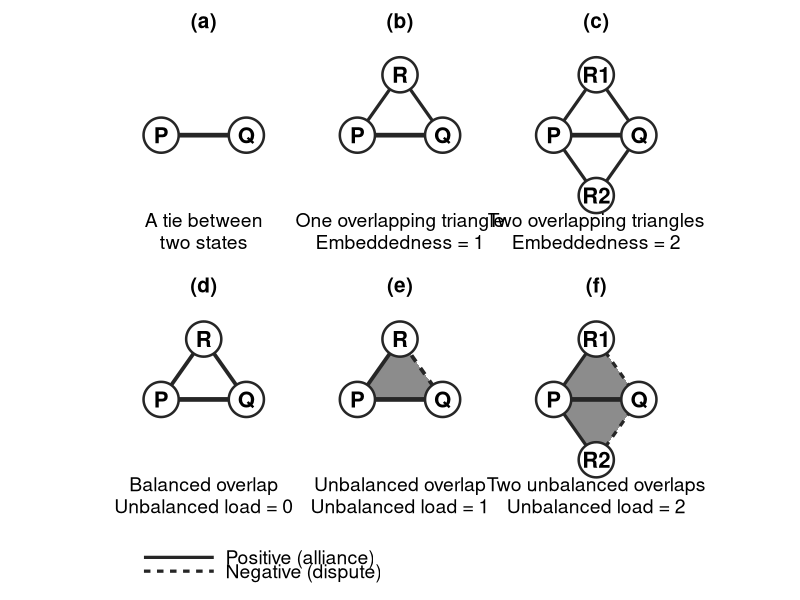

Reproduce this figure in R.
# ------------------------------------------------------------------
# 19: Schematic figure explaining triadic embeddedness and unbalanced
#     load. Fifth version, redesigned per explicit user direction:
#     instead of one figure trying to show the whole worked example at
#     once, build the two concepts up incrementally across several
#     small, simple panels.
#
#     Panel sequence:
#       (a) a bare tie (two nodes, one edge) -- the starting point
#       (b) the same tie with ONE overlapping triangle -- embeddedness 1
#       (c) the same tie with TWO overlapping triangles -- embeddedness 2
#       (d) a tie with a BALANCED overlapping triangle -- unbalanced
#           load = 0
#       (e) the same tie, changing only the sign of one satellite edge,
#           making the SAME overlapping triangle UNBALANCED --
#           unbalanced load = 1. (d) and (e) are a deliberate minimal
#           pair: everything is held fixed except the one sign that
#           flips balance.
#       (f) the same two-triangle topology as (c), but now BOTH
#           satellite triangles are unbalanced -- unbalanced load = 2.
#           (c) and (f) are the parallel minimal pair for embeddedness
#           vs. load at count = 2: identical topology, differing only
#           in how many of the two overlapping triangles are unbalanced.
#
#     Panels (a)-(c) are sign-agnostic (embeddedness counts overlapping
#     triangles regardless of sign) and drawn with plain lines. Panels
#     (d)-(f) introduce the solid=positive/dashed=negative convention
#     used throughout the paper's other figures, only once sign starts
#     to matter for the concept being shown.
#
#     Caption text is drawn INSIDE each panel's own data space (a
#     geom_text below the diagram), not as a ggplot plot.title -- an
#     earlier version used long two-line titles, which overflowed
#     sideways into the neighbouring panel (plot titles are not
#     clipped to their own panel's width by patchwork/ggplot2 the way
#     in-panel data is), producing garbled overlapping text. Titles are
#     now just the bare panel letter.
# ------------------------------------------------------------------
suppressMessages({ library(ggplot2); library(dplyr); library(tibble); library(patchwork) })

# Run from the replication pack root, e.g.:
#   cd replication_pack && Rscript scripts/19_schematic_figure.R
# (relative paths below assume that working directory; no setwd() needed)

NODE_SIZE <- 11
NODE_STROKE <- 1.3
LABEL_SIZE <- 5.6
LETTER_SIZE <- 15
CAPTION_SIZE <- 4.9

base_theme <- theme_void(base_size = 15) +
  theme(plot.title = element_text(hjust = 0.5, size = LETTER_SIZE, face = "bold",
                                   margin = margin(b = 2)),
        plot.background = element_rect(fill = "white", color = NA),
        panel.background = element_rect(fill = "white", color = NA),
        plot.margin = margin(4, 6, 4, 6))

# P, Q are the focal tie's endpoints in every panel, fixed in place so
# the eye has a stable anchor across all five panels. Every panel uses
# the SAME coordinate range (set in xy_range) so the "zoom level" and
# node size are visually consistent across the whole figure.
P <- c(x = -0.6, y = 0); Q <- c(x = 0.6, y = 0)
CAPTION_Y <- -1.35

node_df <- function(...) {
  pts <- list(...)
  tibble(name = names(pts), x = sapply(pts, `[`, "x"), y = sapply(pts, `[`, "y"))
}
seg <- function(a, b, linetype = "solid", weight = 1.6, color = "grey15") {
  tibble(x = a["x"], y = a["y"], xend = b["x"], yend = b["y"], linetype = linetype,
         linewidth = weight, color = color)
}

draw_nodes <- function(p, nodes) {
  p + geom_point(data = nodes, aes(x = x, y = y), shape = 21, fill = "white",
                 color = "grey15", size = NODE_SIZE, stroke = NODE_STROKE) +
    geom_text(data = nodes, aes(x = x, y = y, label = name), fontface = "bold", size = LABEL_SIZE)
}
draw_edges <- function(p, edges) {
  p + geom_segment(data = edges, aes(x = x, y = y, xend = xend, yend = yend,
                                      linetype = linetype, linewidth = linewidth, color = I(color))) +
    scale_linewidth_identity() +
    scale_linetype_identity()
}
add_caption <- function(p, text) {
  p + annotate("text", x = 0, y = CAPTION_Y, label = text, size = CAPTION_SIZE, lineheight = 0.95)
}

xy_range <- coord_fixed(clip = "off", xlim = c(-1.15, 1.15), ylim = c(-1.7, 1.25))

# --- (a) a bare tie ---
nodes_a <- node_df(P = P, Q = Q)
edges_a <- seg(P, Q)
pa <- ggplot() %>% draw_edges(edges_a) %>% draw_nodes(nodes_a)
pa <- pa %>% add_caption("A tie between\ntwo states")
pa <- pa + xy_range + labs(title = "(a)") + base_theme

# --- (b) one overlapping triangle ---
R <- c(x = 0, y = 0.85)
nodes_b <- node_df(P = P, Q = Q, R = R)
edges_b <- bind_rows(seg(P, Q), seg(P, R, weight = 1.1), seg(Q, R, weight = 1.1))
pb <- ggplot() %>% draw_edges(edges_b) %>% draw_nodes(nodes_b)
pb <- pb %>% add_caption("One overlapping triangle\nEmbeddedness = 1")
pb <- pb + xy_range + labs(title = "(b)") + base_theme

# --- (c) two overlapping triangles ---
R1 <- c(x = 0, y = 0.85); R2 <- c(x = 0, y = -0.85)
nodes_c <- node_df(P = P, Q = Q, R1 = R1, R2 = R2)
edges_c <- bind_rows(seg(P, Q), seg(P, R1, weight = 1.1), seg(Q, R1, weight = 1.1),
                      seg(P, R2, weight = 1.1), seg(Q, R2, weight = 1.1))
pc <- ggplot() %>% draw_edges(edges_c) %>% draw_nodes(nodes_c)
pc <- pc %>% add_caption("Two overlapping triangles\nEmbeddedness = 2")
pc <- pc + xy_range + labs(title = "(c)") + base_theme

# --- (d)/(e): minimal pair -- same P-Q, same P-R; only Q-R's sign
#     changes, flipping the triangle from balanced to unbalanced ---
tri_poly <- tibble(x = c(P["x"], Q["x"], R["x"]), y = c(P["y"], Q["y"], R["y"]))
nodes_de <- node_df(P = P, Q = Q, R = R)

make_de_panel <- function(qr_sign, fill, title, caption) {
  edges <- bind_rows(
    seg(P, Q, linetype = "solid"),                                  # P-Q always positive
    seg(P, R, linetype = "solid", weight = 1.3),                    # P-R always positive
    seg(Q, R, linetype = if (qr_sign == 1) "solid" else "22", weight = 1.3)  # Q-R varies
  )
  base_p <- ggplot() + geom_polygon(data = tri_poly, aes(x = x, y = y), fill = fill, color = NA)
  p <- base_p %>% draw_edges(edges) %>% draw_nodes(nodes_de)
  p <- p %>% add_caption(caption)
  p + xy_range + labs(title = title) + base_theme
}

pd <- make_de_panel(qr_sign = 1, fill = "white", title = "(d)",
                     caption = "Balanced overlap\nUnbalanced load = 0")
pe <- make_de_panel(qr_sign = -1, fill = "grey55", title = "(e)",
                     caption = "Unbalanced overlap\nUnbalanced load = 1")

# --- (f): same two-triangle topology as (c), but BOTH satellite
#     triangles are now unbalanced (each has one negative edge off the
#     positive P-Q tie), so unbalanced load = 2. Parallels (c) exactly
#     in topology, differing only in sign. ---
tri_poly_f1 <- tibble(x = c(P["x"], Q["x"], R1["x"]), y = c(P["y"], Q["y"], R1["y"]), grp = "t1")
tri_poly_f2 <- tibble(x = c(P["x"], Q["x"], R2["x"]), y = c(P["y"], Q["y"], R2["y"]), grp = "t2")
tri_poly_f <- bind_rows(tri_poly_f1, tri_poly_f2)
nodes_f <- node_df(P = P, Q = Q, R1 = R1, R2 = R2)
edges_f <- bind_rows(
  seg(P, Q, linetype = "solid"),
  seg(P, R1, linetype = "solid", weight = 1.1), seg(Q, R1, linetype = "22", weight = 1.1),
  seg(P, R2, linetype = "solid", weight = 1.1), seg(Q, R2, linetype = "22", weight = 1.1)
)
pf <- ggplot() + geom_polygon(data = tri_poly_f, aes(x = x, y = y, group = grp), fill = "grey55", color = NA)
pf <- pf %>% draw_edges(edges_f) %>% draw_nodes(nodes_f)
pf <- pf %>% add_caption("Two unbalanced overlaps\nUnbalanced load = 2")
pf <- pf + xy_range + labs(title = "(f)") + base_theme

# --- legend row, spanning the full width beneath both panel rows ---
legend_df <- tibble(
  label = c("Positive (alliance)", "Negative (dispute)"),
  x = c(0.15, 0.15),
  y = c(0.15, -0.15),
  linetype = c("solid", "22")
)
p_legend <- ggplot() +
  geom_segment(data = legend_df, aes(x = x - 0.35, xend = x - 0.05, y = y, yend = y, linetype = linetype),
               color = "grey15", linewidth = 1.1) +
  geom_text(data = legend_df, aes(x = x, y = y, label = label), hjust = 0, size = 4.9) +
  scale_linetype_identity() +
  coord_cartesian(clip = "off", xlim = c(-0.6, 2.4), ylim = c(-0.5, 0.5)) +
  theme_void(base_size = 15) +
  theme(plot.margin = margin(2, 6, 2, 6))

top_row <- pa | pb | pc
mid_row <- pd | pe | pf
combined <- top_row / mid_row / p_legend + plot_layout(heights = c(1, 1, 0.22))

ggsave("results/fig_schematic_measures.png", combined, width = 10.5, height = 7.6, dpi = 300, bg = "white")
cat("Saved results/fig_schematic_measures.png\n")
